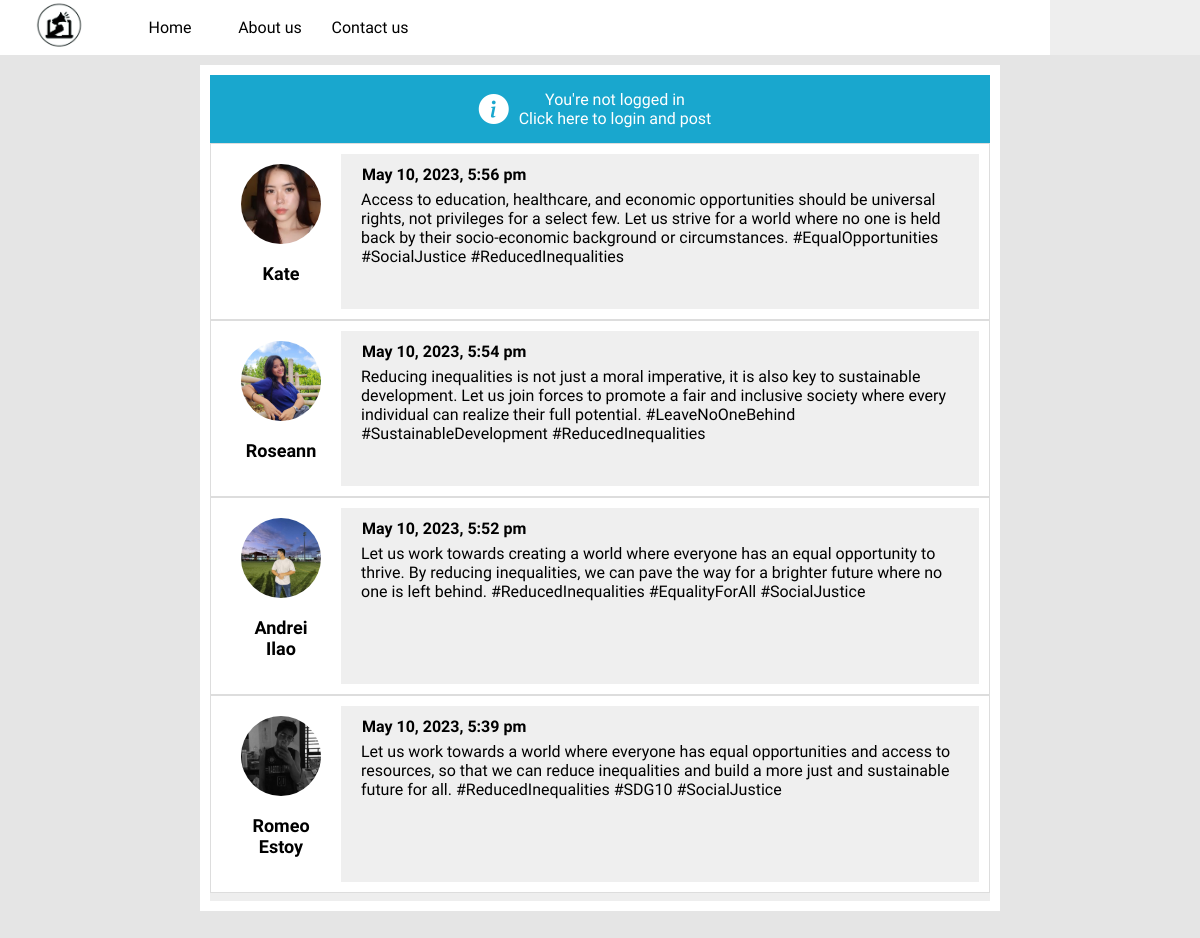
Before: / with the older database file.
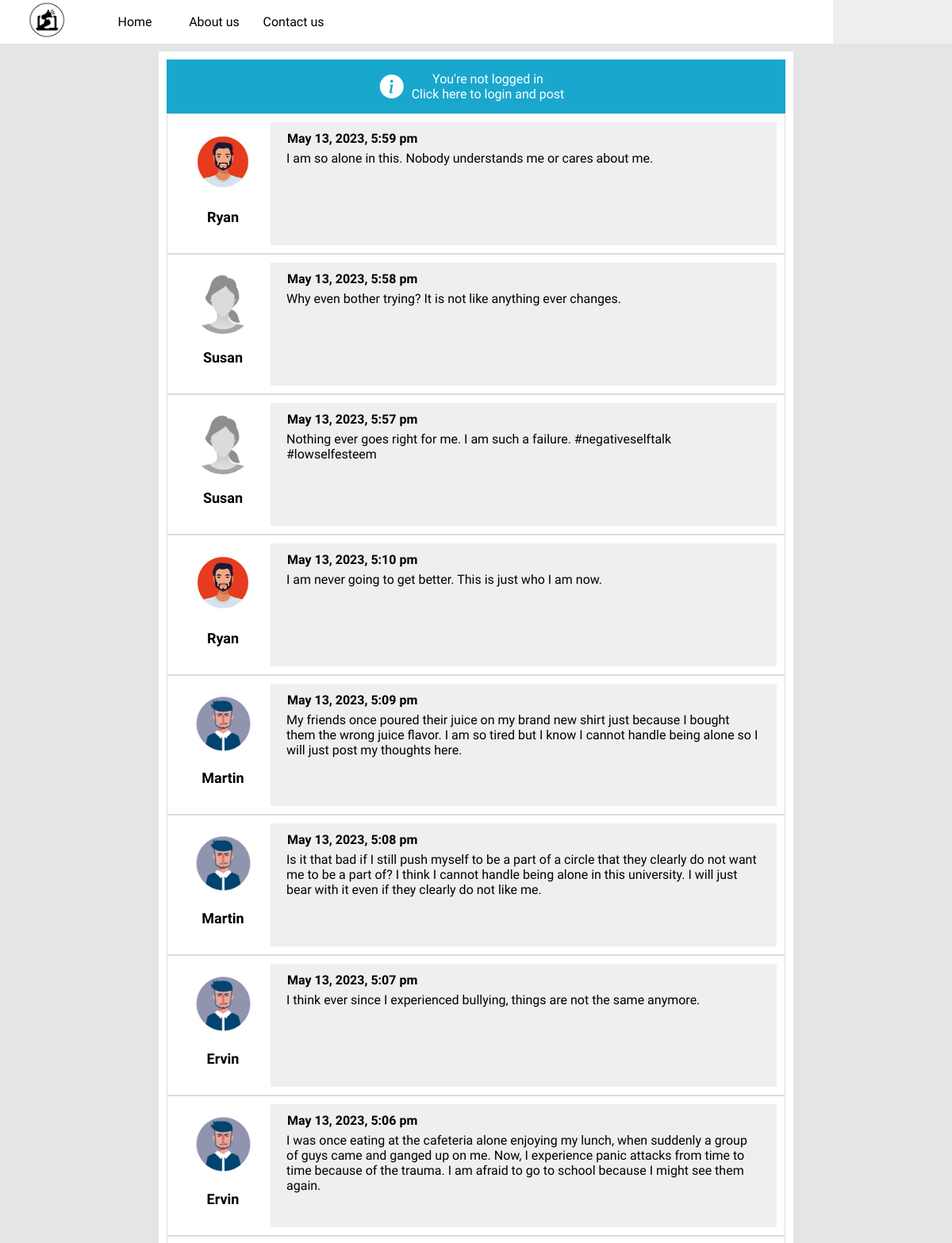
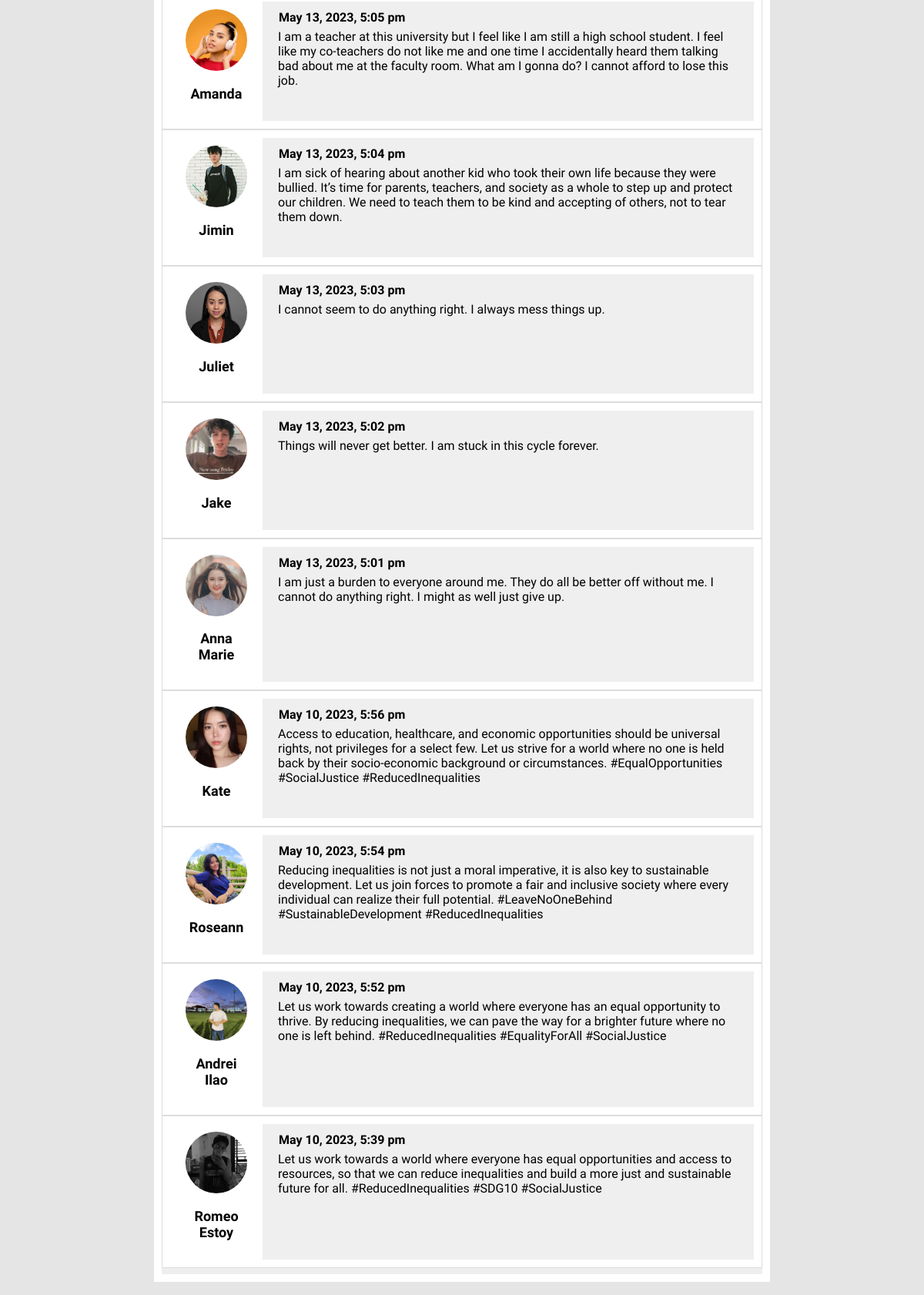
After: the same page with the newer database file (2 pictures, top to bottom).
### tables this page shows
CREATE TABLE `posts` (
  `id` int(11) NOT NULL,
  `user_id` int(11) NOT NULL DEFAULT 0,
  `post` text NOT NULL,
  `date` datetime NOT NULL
);

CREATE TABLE `users` (
  `id` int(11) NOT NULL,
  `username` varchar(30) NOT NULL,
  `email` varchar(100) NOT NULL,
  `password` varchar(255) NOT NULL,
  `date` date DEFAULT NULL,
  `image` varchar(1024) DEFAULT NULL,
  `role` int(1) NOT NULL
);

### functions.php (called while the page is built, shortened)
<?php
function query($query)
{
	global $con;
	$result = mysqli_query($con, $query);
	if(!is_bool($result) && mysqli_num_rows($result) > 0)
	{
		$data = [];
		while ($row = mysqli_fetch_assoc($result)) {
			$data[] = $row;
		}
		return $data;
	}
	return false;
}
function logged_in(){
	return false;
}

### index.php (the view, shortened to what this page needs)
<?php
	require('config.inc.php');
	require('functions.php');
?>
<!DOCTYPE html>
<html>
<head>
	<link rel="stylesheet" type="text/css" href="assets/css/bootstrap-icons.css">
	<link rel="stylesheet" type="text/css" href="assets/css/styles.css">
	<link rel="stylesheet" href="assets/css/index.css">
</head>
<body>
	<section class="class_1" >
		<?php include('header.inc.php') ?>
		<div class="class_11" >
			<?php if(logged_in()):?>
				<form method="post" class="class_42" >
					<div class="class_43" >
						<textarea placeholder="Whats on your mind?" name="post" class="js-post-input class_44" required></textarea>
					</div>
					<div class="class_45" >
						<input class="class_46" type="submit" value="Post">
					</div>
				</form>
			<?php else:?>
				<div class="class_13" >
					<i class="bi bi-info-circle-fill class_14">
					</i>
					<div onclick="login.show()" class="class_15" style="cursor:pointer;text-align: center; font-family:'Yantramanav';"  >
						You're not logged in <br>Click here to login and post
					</div>
				</div>
			<?php endif;?>
			<section class="js-posts">
				<?php
					$query = "select users.username, users.image, posts.id, posts.post, posts.date from posts inner join users on posts.user_id = users.id ORDER BY posts.date DESC";
					$row = query($query);
					if($row){
						foreach($row as $data){
						?>
							<div class="class_42"  style="font-family:'Yantramanav';">
								<div class="class_45">
									<img src="<?php echo $data['image'];?>" class="class_47">
									<h2 class="class_48">
										<?php echo $data['username'] ?>
										<br>
									</h2>
								</div>
								<div class="class_49">
									<h4 class="class_41">
										<?php echo date("F j, Y, g:i a",strtotime($data['date'])); ?>
										<br>
									</h4>
									<div class="class_15">
										<?php echo $data["post"] ?>
									</div>
								</div>
							</div>
					<?php
						}
					} else {
						?>
						<div style="padding:10px;text-align:center;">Loading posts....</div>
						<?php
					}
				?>
			</section>
			<div class="class_37" style="display: flex;justify-content: space-between;" >
			</div>
		</div>
		<br><br>
	</section>
</body>
</html>

### header.inc.php (shortened to what this page needs)
<header class="class_2" >
	<div class="class_3" >
		<img src="assets/images/logo.png" class="class_4" >
	</div>
	<div  class="item_class_0 class_5">
		<div  style="font-family:'Yantramanav'; color:black;" class="item_class_2 class_7">
			<a href="index.php" class="class_8"  >
				Home
			</a>
			<a href="about.php" class="class_8"  >
				About us
			</a>
			<a href="contact.php" class="class_8"  >
				Contact us
			</a>
		</div>
	</div>
	<div class="class_9" style="display:flex;align-items: center;justify-content: center;"  >
	</div>
</header>

### assets/css/styles.css (style rules this page uses)
body { font-family: opensans; font-size: 16px; margin:0px; padding:0px; word-break: break-word; word-wrap: break-word; }
.item_class_2 { display:flex; animation: menu-appear 0.5s ease; }
.class_1 { width: 100vw; height: 100%; background-color: rgb(229, 229, 229); padding: 0px; }
.class_2 { background-color: #eee; display: flex; }
.class_3 { flex: 1 1 0%; max-width: 120px; background-color: white; text-align: center; }
.class_4 { height:60px; object-fit:cover; }
.class_5 { flex:1; position:relative; display:flex; flex-wrap: wrap; align-items:center; justify-content: flex-start; background-color: white; }
.class_7 { flex-wrap: wrap; align-items:center; justify-content: flex-start; }
.class_8 { display:flex; display:block; min-width:100px; text-align:center; text-decoration:none; padding: 10px; color: black; cursor: pointer; }
.class_9 { flex:1; max-width:150px; padding:5px; display:flex; align-items: center; }
.class_11 { padding: 10px; background-color: rgb(255, 255, 255); color: rgb(0, 0, 0); max-width: 800px; margin: 10px auto auto; min-height: 400px; }
.class_13 { padding: 10px; background-color: #19A7CE; color: rgb(255, 255, 255); display: flex; justify-content: center; align-items: center; }
.class_14 { font-size: 30px; }
.class_15 { padding: 5px 10px; }
.class_37 { padding: 4px; background-color: #eee; }
.class_4 { height: 50px; clear: both; }
.class_41 { padding-left: 10px; padding-right: 10px; margin: 1px; }
.class_42 { padding: 10px; color: rgb(0, 0, 0); border: 1px solid rgb(221, 221, 221); min-height: 100px; display: flex; }
.class_45 { width: 120px; padding: 10px; color: rgb(0, 0, 0); text-align: center; }
.class_47 { width: 80px; height: 80px; object-fit: cover; border-radius: 50%; }
.class_48 { padding-left: 10px; padding-right: 10px; font-size: 18px; }
.class_49 { width: 100px; padding: 10px; background-color: rgb(239, 239, 239); color: rgb(0, 0, 0); flex: 1 1 1%; }

Changed rows visible on the page:
added posts: user.image (picture), user.username "Ryan", date "May 13, 2023, 5:59 pm", post "I am so alone in this. Nobody understands me or cares about me."
added posts: user.image (placeholder picture), user.username "Susan", date "May 13, 2023, 5:58 pm", post "Why even bother trying? It is not like anything ever changes."
added posts: user.image (placeholder picture), user.username "Susan", date "May 13, 2023, 5:57 pm", post "Nothing ever goes right for me. I am such a failure. #negativeselftalk #lowselfesteem"
added posts: user.image (picture), user.username "Ryan", date "May 13, 2023, 5:10 pm", post "I am never going to get better. This is just who I am now."
added posts: user.image (placeholder picture), user.username "Martin", date "May 13, 2023, 5:09 pm", post "My friends once poured their juice on my brand new shirt just because I bought them the wrong juice flavor. I am so tired but I know I cannot handle being alone so I will just post my thoughts here."
added posts: user.image (placeholder picture), user.username "Martin", date "May 13, 2023, 5:08 pm", post "Is it that bad if I still push myself to be a part of a circle that they clearly do not want me to be a part of? I think I cannot handle being alone in this university. I will just bear with it even if they clearly do not like me."
added posts: user.image (placeholder picture), user.username "Ervin", date "May 13, 2023, 5:07 pm", post "I think ever since I experienced bullying, things are not the same anymore."
added posts: user.image (placeholder picture), user.username "Ervin", date "May 13, 2023, 5:06 pm", post "I was once eating at the cafeteria alone enjoying my lunch, when suddenly a group of guys came and ganged up on me. Now, I experience panic attacks from time to time because of the trauma. I am afraid to go to school because I might see them again."
added posts: user.image (picture), user.username "Amanda", date "May 13, 2023, 5:05 pm", post "I am a teacher at this university but I feel like I am still a high school student. I feel like my co-teachers do not like me and one time I accidentally heard them talking bad about me at the faculty room. What am I gonna do? I cannot afford to lose this job."
added posts: user.image (picture), user.username "Jimin", date "May 13, 2023, 5:04 pm", post "I am sick of hearing about another kid who took their own life because they were bullied. It’s time for parents, teachers, and society as a whole to step up and protect our children. We need to teach them to be kind and accepting of others, not to tear them down."
added posts: user.image (picture), user.username "Juliet", date "May 13, 2023, 5:03 pm", post "I cannot seem to do anything right. I always mess things up."
added posts: user.image (picture), user.username "Jake", date "May 13, 2023, 5:02 pm", post "Things will never get better. I am stuck in this cycle forever."
added posts: user.image (picture), user.username "Anna Marie", date "May 13, 2023, 5:01 pm", post "I am just a burden to everyone around me. They do all be better off without me. I cannot do anything right. I might as well just give up."
